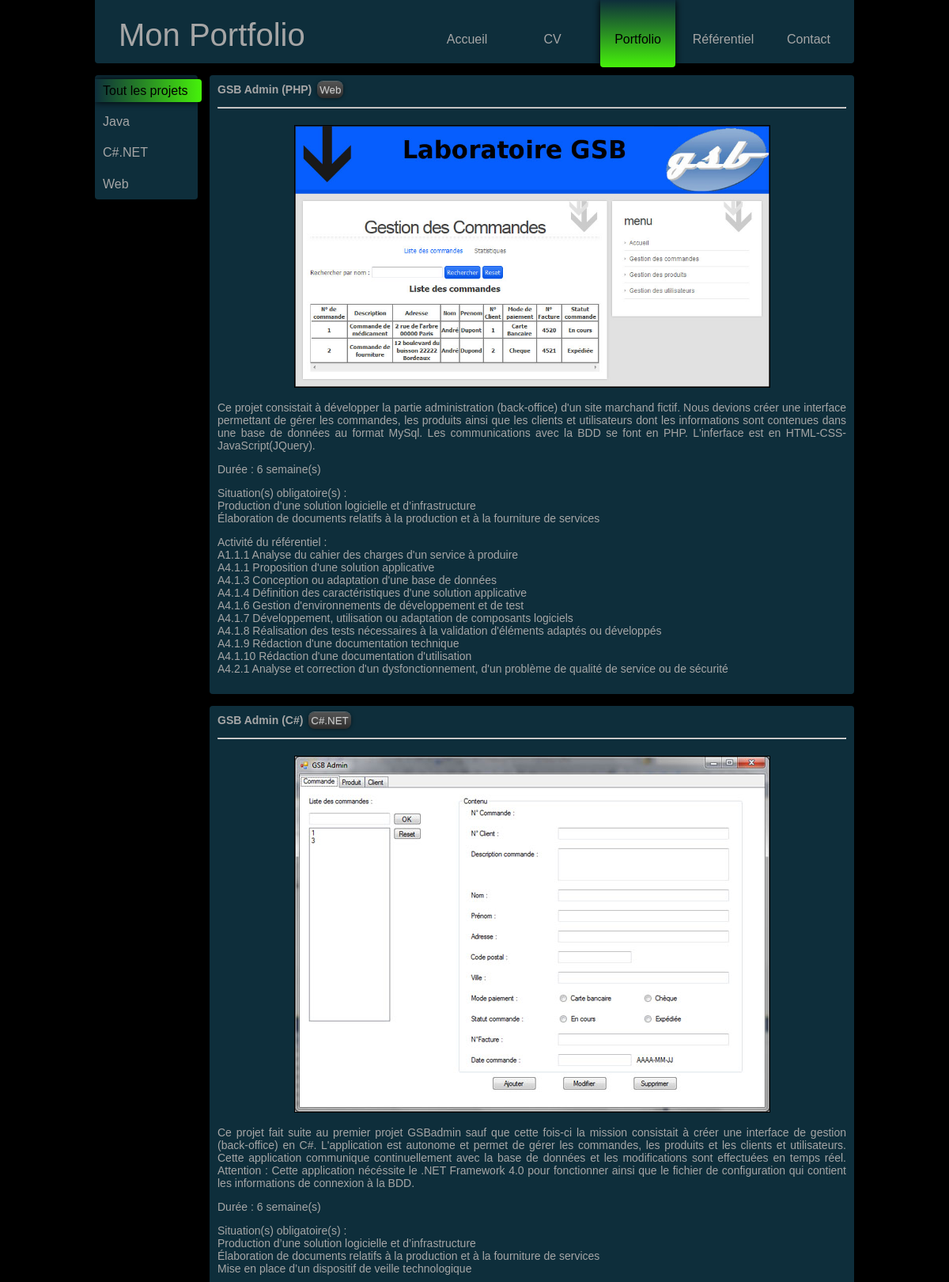
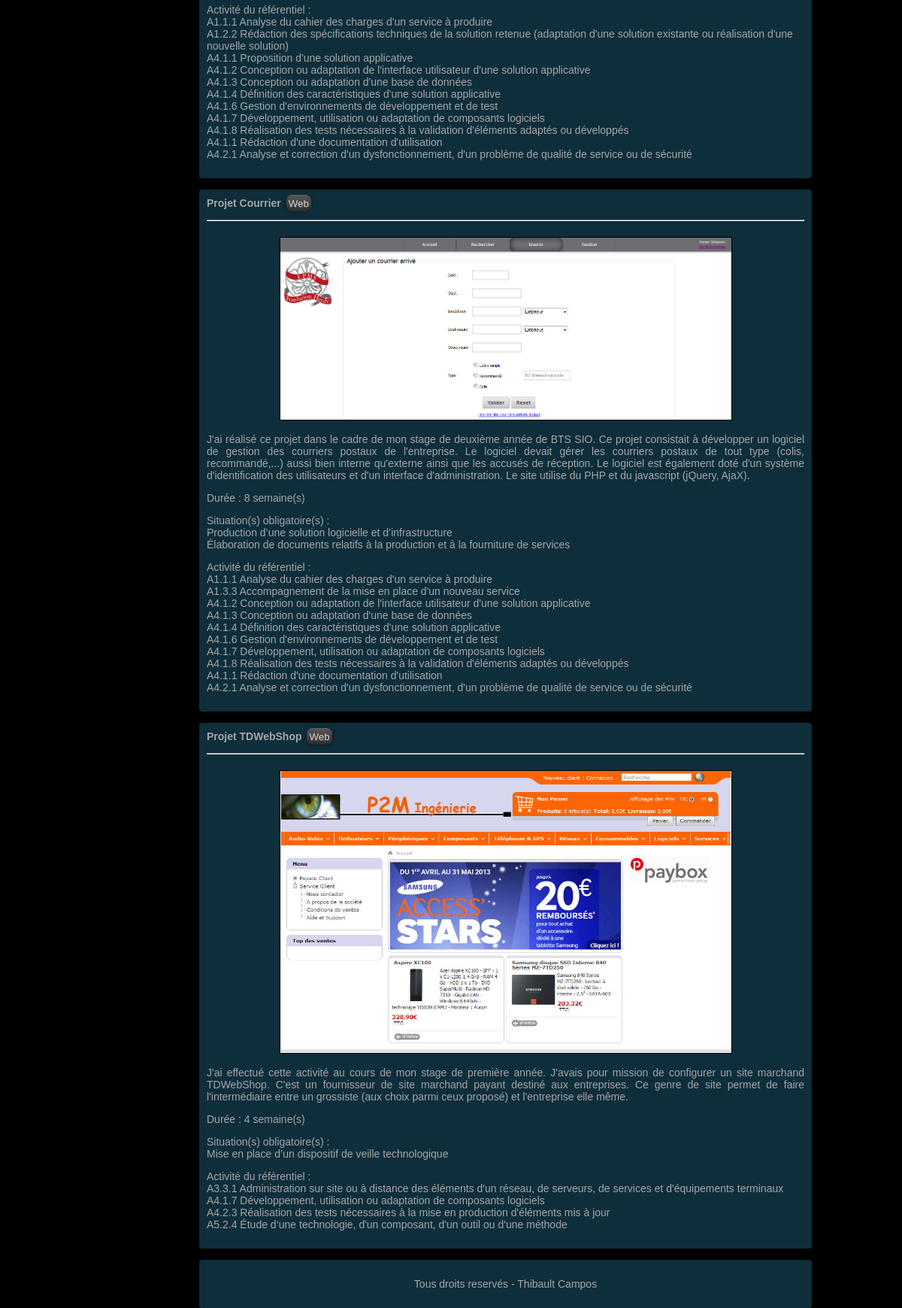
Screenshot of /portfolio.php with the database file from the repository (2 pictures, top to bottom).
### tables this page shows
CREATE TABLE IF NOT EXISTS `projet` (
  `id_projet` int(10) NOT NULL AUTO_INCREMENT,
  `nom_projet` varchar(25) NOT NULL,
  `description_projet` text NOT NULL,
  `image_projet` varchar(60) NOT NULL,
  `duree_projet` int(3) NOT NULL,
  `situation_projet` text NOT NULL,
  `activite_projet` text NOT NULL,
  PRIMARY KEY (`id_projet`)
);

CREATE TABLE IF NOT EXISTS `categorie` (
  `id_categorie` int(10) NOT NULL AUTO_INCREMENT,
  `nom_categorie` varchar(25) NOT NULL,
  `balise_categorie` varchar(10) NOT NULL,
  PRIMARY KEY (`id_categorie`),
  KEY `id_categorie` (`id_categorie`)
);

### portfolio.php (the view, shortened to what this page needs)
<!doctype html>
<html lang="fr">
<head>
	<link rel="stylesheet" href="css/style.css">
	<link rel="stylesheet" href="css/styleProjet.css">
	<link rel="stylesheet" href="css/lightbox.css">
</head>
<body>
	<div class="container">
		<?php
			include('includes/top_bar.php');
			include('includes/connexion.php');
		?>
		<div class="corps">
			<div class="menu">
				<ul class="tabs">
					<li><a href="#tous">Tout les projets</a></li>
					<li><a href="#java">Java</a></li>
					<li><a href="#csharp">C#.NET</a></li>
					<li><a href="#web">Web</a></li>
				</ul>
			</div>
			<div id="tous">
				<?php
				$reponse = $bdd->query('SELECT id_projet, nom_projet, description_projet, image_projet, duree_projet, situation_projet, activite_projet FROM projet NATURAL JOIN posseder NATURAL JOIN categorie GROUP BY id_projet;');
				while($ligne = $reponse->fetch())
				{
					$reponseCat = $bdd->query('SELECT nom_categorie, balise_categorie FROM categorie NATURAL JOIN posseder WHERE posseder.id_projet = "'.$ligne["id_projet"].'";');
				?>
				<div class="content">
					<div class="projet">
						<p class="nom_projet"><?php echo $ligne['nom_projet']; ?><a href=""></a>
							<?php
							while($ligneCat = $reponseCat->fetch())
							{
								echo '<span class="categorie">';
								echo '<a href="#'.$ligneCat['balise_categorie'].'" onclick="clickCategorie();">'.$ligneCat['nom_categorie'].'</a>';
								echo '</span>';
							}
							?>
						</p>
						<hr>
						<p class="contenu_projet">
							<p align="center">
								<a href="<?php echo $ligne['image_projet']; ?>" rel="lightbox" title="Projet GSB Admin">
									<img src="<?php echo $ligne['image_projet']; ?>" alt="Image projet" width="600px">
								</a>
							</p>
							<p align="justify"><?php echo $ligne['description_projet']; ?></p>
							<p>Durée : <?php echo $ligne['duree_projet']; ?> semaine(s)</p>
							<p>
								Situation(s) obligatoire(s) : <br>
								<?php echo $ligne['situation_projet']; ?>
							</p>
							<p>
								Activité du référentiel : <br>
								<?php echo $ligne['activite_projet']; ?>
							</p>
						</p>
					</div>
				</div>
				<?php
				}
				?>
			</div>
		</div>
		<?php include("includes/footer.php"); ?>
	</div>
</body>
</html>

### includes/top_bar.php (shortened to what this page needs)
<?php
	$path = $_SERVER['PHP_SELF'];
	$file = basename ($path);
	switch ($file) {
		case 'portfolio.php':
			echo ("<div class=\"top_bar\">
						<p class=\"titre\"><a href=\"index.php\">Mon Portfolio</a></p>
						<ul class=\"menu_top\">
							<li><a href=\"index.php\">Accueil</a></li>
							<li><a href=\"cv.php\" >CV</a></li>
							<li><a href=\"portfolio.php\" class=\"active1\">Portfolio</a></li>
							<li><a href=\"referentiel.php\" >Référentiel</a></li>
							<li><a href=\"contact.php\" >Contact</a></li>
						</ul>
					</div>");
			break;
	}
?>

### includes/footer.php
<div class="footer">
	<p>Tous droits reservés - Thibault Campos</p>
</div>

### css/style.css (style rules this page uses)
body { margin: 0px auto; width: 960px; font-size: 14px; background-color: #000; font-family: Arial, Helvetica, sans-serif; color: #A6A6A6; padding: 0px; height: 100%; }
a { outline: 0; }
.top_bar { background-color: #0E2E3B; margin: 0px 0px 15px 0px; height: 80px; display: block; border-radius: 0px 0px 4px 4px; }
p.titre { display: inline-block; width: 240px; margin: 0px; position: relative; top: 20px; left: 30px; }
.titre a { text-decoration: none; font-size: 40px; font-weight: 400; line-height: 48px; vertical-align: top; color: #A6A6A6; }
ul.menu_top { float: right; display: block; position: relative; right: 10px; margin: 0px; padding: 0px; list-style: none outside none; overflow: hidden; }
ul.menu_top li { padding-left: 13px; float: left; }
ul.menu_top li a { display: block; padding: 40px 0px 26px 0px; width: 95px; text-decoration: none; font-size: 16px; line-height: 1.2em; text-align: center; border-radius: 0px 0px 4px 4px; color: #A6A6A6; overflow: hidden; }
ul.menu_top li a:hover, ul.menu_top li a.active1 { background: -webkit-linear-gradient(top, #0E2E3b, #46f20a); background: -moz-linear-gradient(top, #0E2E3b, #46f20a); background: -o-linear-gradient(top, #0E2E3b, #46f20a); background: -ms-linear-gradient(top, #0E2E3b, #46f20a); background: linear-gradient(top, #0E2E3b, #46f20a); -webkit-box-shadow: 0px 0px 10px #000; box-shadow: 0px 0px 10px #000; color: black; }
.menu { background-color: #0E2E3B; display: inline-block; position: absolute; width: 130px; margin: 0px 15px 10px 0px; border-radius: 4px; }
.tabs { float: left; display: block; position: relative; margin: 0px; padding: 0px; list-style: none outside none; }
.tabs li { padding: 5px 0px 5px 0px; float: bottom; }
.tabs li a { display: block; padding: 5px 5px 5px 10px; width: 120px; text-decoration: none; font-size: 16px; line-height: 1.2em; text-align: left; border-radius: 0px 4px 4px 0px; color: #A6A6A6; }
.tabs li a:hover, .tabs li a.active { background: -webkit-linear-gradient(left, #0E2E3b, #46f20a); background: -moz-linear-gradient(left, #0E2E3b, #46f20a); background: -o-linear-gradient(left, #0E2E3b, #46f20a); background: -ms-linear-gradient(left, #0E2E3b, #46f20a); background: linear-gradient(left, #0E2E3b, #46f20a); -webkit-box-shadow: 0px 0px 10px #000; box-shadow: 0px 0px 10px #000; color: black; }
.content { background-color: #0E2E3B; width: 795px; display: inline-block; margin: 0px 0px 15px 145px; border-radius: 4px; padding: 10px; }
.content a { color: #ccc; }
.footer { background-color: #0E2E3B; width: 795px; border-radius: 4px; padding: 10px; margin-left: 145px; text-align: center; }

### css/styleProjet.css (style rules this page uses)
.projet { height: 100%; }
.nom_projet { margin-top: 0px; font-weight: bold; }
.categorie { margin: 0px 0px 0px 3px; }
.categorie a { text-decoration: none; font-family: Arial, sans-serif; font-size: 10pt; font-weight: normal; color: #00000; background: #444; padding: 3px; background: -webkit-linear-gradient( #555, #2C2C2C); background: -moz-linear-gradient( #555, #2C2C2C); background: -o-linear-gradient( #555, #2C2C2C); background: -ms-linear-gradient( #555, #2C2C2C); background: linear-gradient( #555, #2C2C2C); border-radius: 8px; text-shadow: 0px 1px 0px rgba( 255, 255, 255, 0.2); box-shadow: 0 0 5px rgba( 0, 0, 0, 0.5), 0 -1px 0 rgba( 255, 255, 255, 0.4); }
.contenu_projet { margin: 0; overflow: hidden; }
.projet img { border: 1px solid #000; }

### rows the page displays
projet: nom_projet "GSB Admin (PHP)", image_projet (picture), description_projet "Ce projet consistait à développer la partie administration (back-office) d'un site marchand fictif. Nous devions créer une interface permettant de gérer les commandes, les produits ainsi que les clients et utilisateurs dont les informations sont contenues dans une base de données au format MySql. Les communications avec la BDD se font en PHP. L'inferface est en HTML-CSS-JavaScript(JQuery).", duree_projet "6", situation_projet "Production d’une solution logicielle et d’infrastructure Élaboration de documents relatifs à la production et à la fourniture de services", activite_projet "A1.1.1 Analyse du cahier des charges d'un service à produire A4.1.1 Proposition d'une solution applicative A4.1.3 Conception ou adaptation d'une base de données A4.1.4 Définition des caractéristiques d'une solution applicative A4.1.6 Gestion d'environnements de développement et de test A4.1.7 Développement, utilisation ou adaptation de composants logiciels A4.1.8 Réalisation des tests nécessaires à la validation d'éléments adaptés ou développés A4.1.9 Rédaction d'une documentation technique A4.1.10 Rédaction d'une documentation d'utilisation A4.2.1 Analyse et correction d'un dysfonctionnement, d'un problème de qualité de service ou de sécurité"
categorie: nom_categorie "Web"
projet: nom_projet "GSB Admin (C#)", image_projet (picture), description_projet "Ce projet fait suite au premier projet GSBadmin sauf que cette fois-ci la mission consistait à créer une interface de gestion (back-office) en C#. L'application est autonome et permet de gérer les commandes, les produits et les clients et utilisateurs. Cette application communique continuellement avec la base de données et les modifications sont effectuées en temps réel. Attention : Cette application nécéssite le .NET Framework 4.0 pour fonctionner ainsi que le fichier de configuration qui contient les informations de connexion à la BDD.", duree_projet "6", situation_projet "Production d’une solution logicielle et d’infrastructure Élaboration de documents relatifs à la production et à la fourniture de services Mise en place d’un dispositif de veille technologique", activite_projet "A1.1.1 Analyse du cahier des charges d'un service à produire A1.2.2 Rédaction des spécifications techniques de la solution retenue (adaptation d'une solution existante ou réalisation d'une nouvelle solution) A4.1.1 Proposition d'une solution applicative A4.1.2 Conception ou adaptation de l'interface utilisateur d'une solution applicative A4.1.3 Conception ou adaptation d'une base de données A4.1.4 Définition des caractéristiques d'une solution applicative A4.1.6 Gestion d'environnements de développement et de test A4.1.7 Développement, utilisation ou adaptation de composants logiciels A4.1.8 Réalisation des tests nécessaires à la validation d'éléments adaptés ou développés A4.1.1 Rédaction…"
categorie: nom_categorie "C#.NET"
projet: nom_projet "Projet Courrier", image_projet (picture), description_projet "J'ai réalisé ce projet dans le cadre de mon stage de deuxième année de BTS SIO. Ce projet consistait à développer un logiciel de gestion des courriers postaux de l'entreprise. Le logiciel devait gérer les courriers postaux de tout type (colis, recommandé,...) aussi bien interne qu'externe ainsi que les accusés de réception. Le logiciel est également doté d'un système d'identification des utilisateurs et d'un interface d'administration. Le site utilise du PHP et du javascript (jQuery, AjaX).", duree_projet "8", situation_projet "Production d’une solution logicielle et d’infrastructure Élaboration de documents relatifs à la production et à la fourniture de services", activite_projet "A1.1.1 Analyse du cahier des charges d'un service à produire A1.3.3 Accompagnement de la mise en place d'un nouveau service A4.1.2 Conception ou adaptation de l'interface utilisateur d'une solution applicative A4.1.3 Conception ou adaptation d'une base de données A4.1.4 Définition des caractéristiques d'une solution applicative A4.1.6 Gestion d'environnements de développement et de test A4.1.7 Développement, utilisation ou adaptation de composants logiciels A4.1.8 Réalisation des tests nécessaires à la validation d'éléments adaptés ou développés A4.1.1 Rédaction d'une documentation d'utilisation A4.2.1 Analyse et correction d'un dysfonctionnement, d'un problème de qualité de service ou de…"
projet: nom_projet "Projet TDWebShop", image_projet (picture), description_projet "J'ai effectué cette activité au cours de mon stage de première année. J'avais pour mission de configurer un site marchand TDWebShop. C'est un fournisseur de site marchand payant destiné aux entreprises. Ce genre de site permet de faire l'intermédiaire entre un grossiste (aux choix parmi ceux proposé) et l'entreprise elle même.", duree_projet "4", situation_projet "Mise en place d’un dispositif de veille technologique", activite_projet "A3.3.1 Administration sur site ou à distance des éléments d'un réseau, de serveurs, de services et d'équipements terminaux A4.1.7 Développement, utilisation ou adaptation de composants logiciels A4.2.3 Réalisation des tests nécessaires à la mise en production d'éléments mis à jour A5.2.4 Étude d‘une technologie, d'un composant, d'un outil ou d'une méthode"
